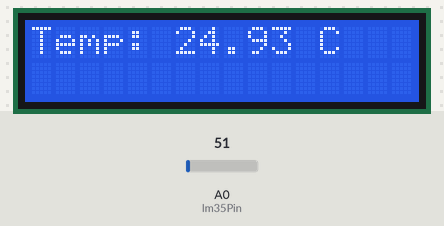
The sketch below on a simulated Arduino Uno, built with avr-gcc and run on an emulated ATmega328P. Parts: 16×2 character LCD. The inputs (shaded band) are chosen by the test bench; at power-on: A0 (lm35Pin) = 51.

Above: at 1.2 s.
1.3 s: A0 (lm35Pin) set to 61
At 2.4 s:
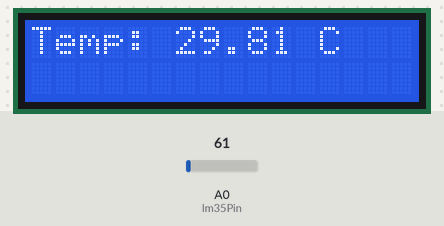
3.6 s: A0 (lm35Pin) set to 71
At 5.1 s:
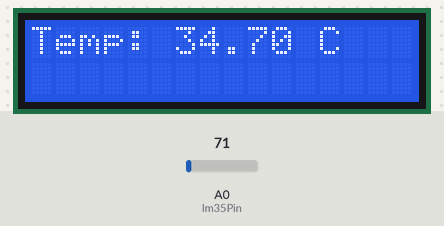
5.6 s: A0 (lm35Pin) set to 86
At 6.6 s:
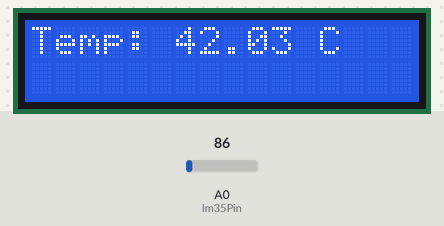
Timing chart, 0 to 8.6 s (numbered marks = the images above; inputs shaded):
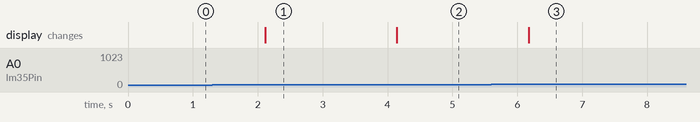

The sketch:

sensor_lm35_y_pantalla_lcdi2c.ino
```cpp
#include <Wire.h>
#include <LiquidCrystal_I2C.h>

LiquidCrystal_I2C lcd(0x27, 16, 2); // Dirección del LCD

const int lm35Pin = A0; // Pin analógico donde está conectado el LM35

void setup() {
    lcd.init();
    lcd.backlight();
    pinMode(lm35Pin, INPUT); // Configura el pin del LM35 como entrada
}

void loop() {
    // Lee el valor analógico del LM35
    int lm35Value = analogRead(lm35Pin);

    // Convierte el valor a temperatura en grados Celsius
    float temperatura = (lm35Value * 5.0 / 1023.0) * 100.0;

    lcd.clear();
    lcd.setCursor(0, 0);
    lcd.print("Temp: ");
    lcd.print(temperatura);
    lcd.print(" C");
    delay(1000);
}
```

Measured:
- after the input at 1.3 s, the display: changes after 0.81 s (image 1)
- after the input at 3.6 s, the display: changes after 0.55 s (image 2)
- after the input at 5.6 s, the display: changes after 0.58 s (image 3)
